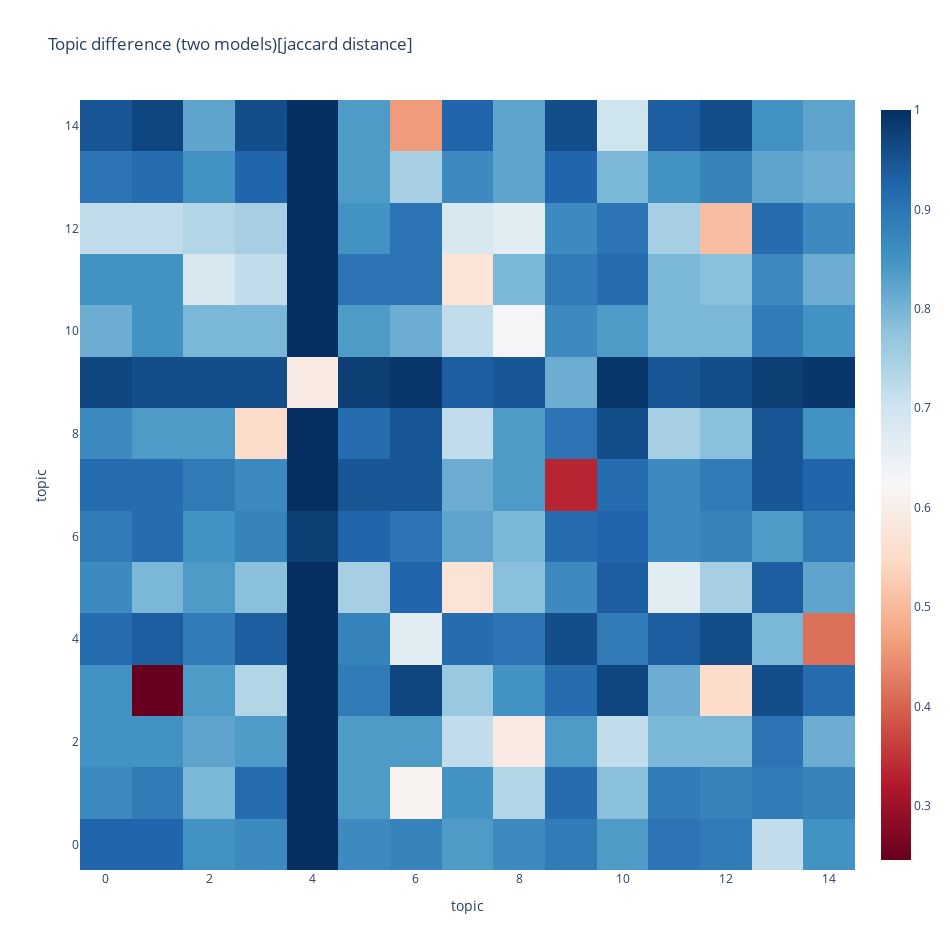

Write notebook code for a chart like this one.
### Markdown cell above
Sometimes, we want to look at the patterns between two different models and compare them.

You can do this by constructing a matrix with the difference.

### Code cell
mdiff, annotation = lda_fst.diff(lda_snd, distance='jaccard', num_words=50)
plot_difference(mdiff, title="Topic difference (two models)[jaccard distance]", annotation=annotation)

### Figure 1 — Plotly figure (JSON) as saved in the notebook; plotly's stock layout.template omitted (floating-point values rounded to 4 significant figures; data arrays with more than 128 entries replaced by an {"elided": "..."} marker saying what was removed)
{"data": [{"colorscale": [[0, "rgb(103,0,31)"], [0.1, "rgb(178,24,43)"], [0.2, "rgb(214,96,77)"], [0.3, "rgb(244,165,130)"], [0.4, "rgb(253,219,199)"], [0.5, "rgb(247,247,247)"], [0.6, "rgb(209,229,240)"], [0.7, "rgb(146,197,222)"], [0.8, "rgb(67,147,195)"], [0.9, "rgb(33,102,172)"], [1, "rgb(5,48,97)"]], "text": {"elided": "15x15 str values"}, "type": "heatmap", "z": {"elided": "15x15 float values"}}], "layout": {"height": 950, "title": {"text": "Topic difference (two models)[jaccard distance]"}, "width": 950, "xaxis": {"autorange": true, "range": [-0.5, 14.5], "title": {"text": "topic"}}, "yaxis": {"autorange": true, "range": [-0.5, 14.5], "title": {"text": "topic"}}}}
